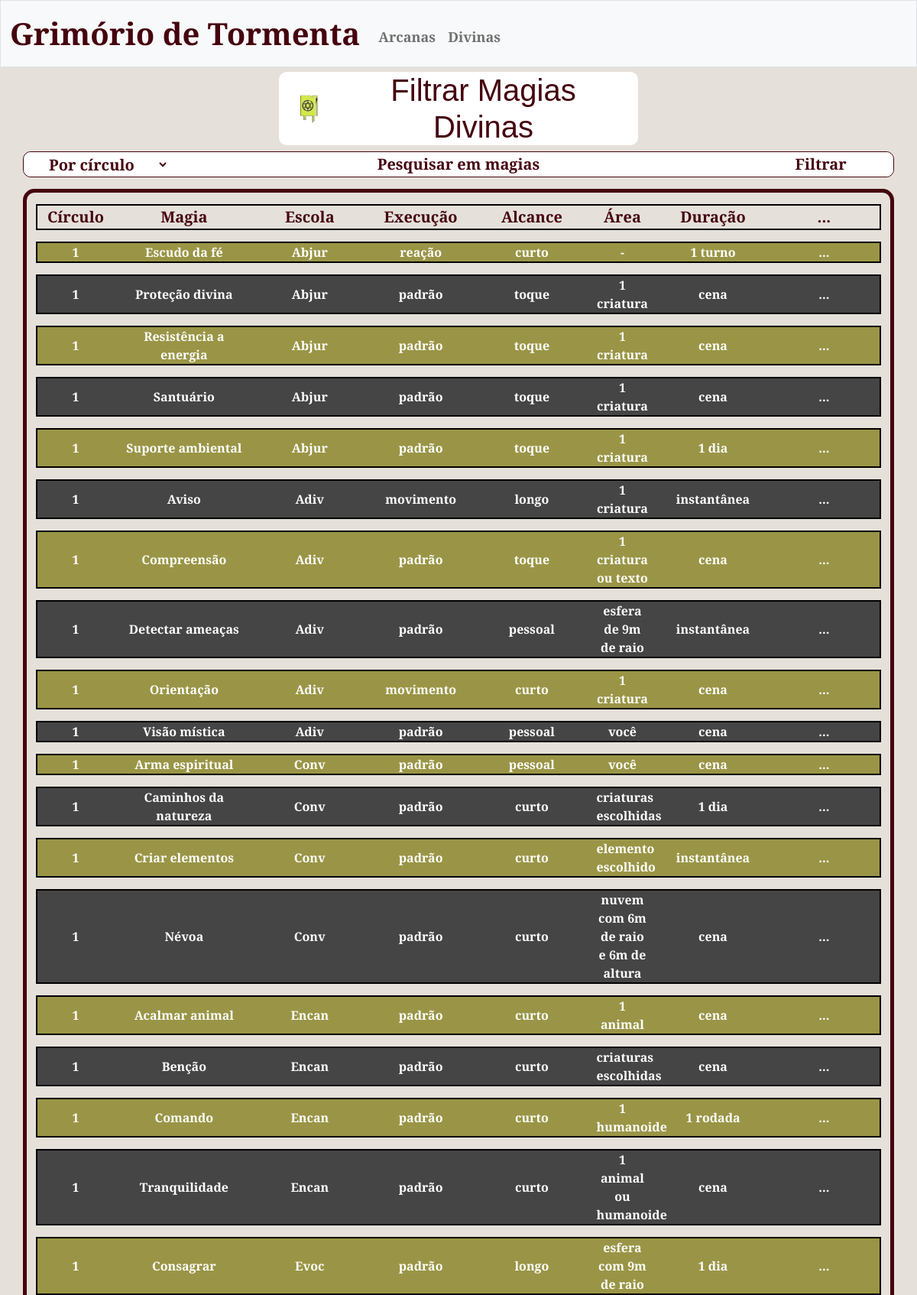
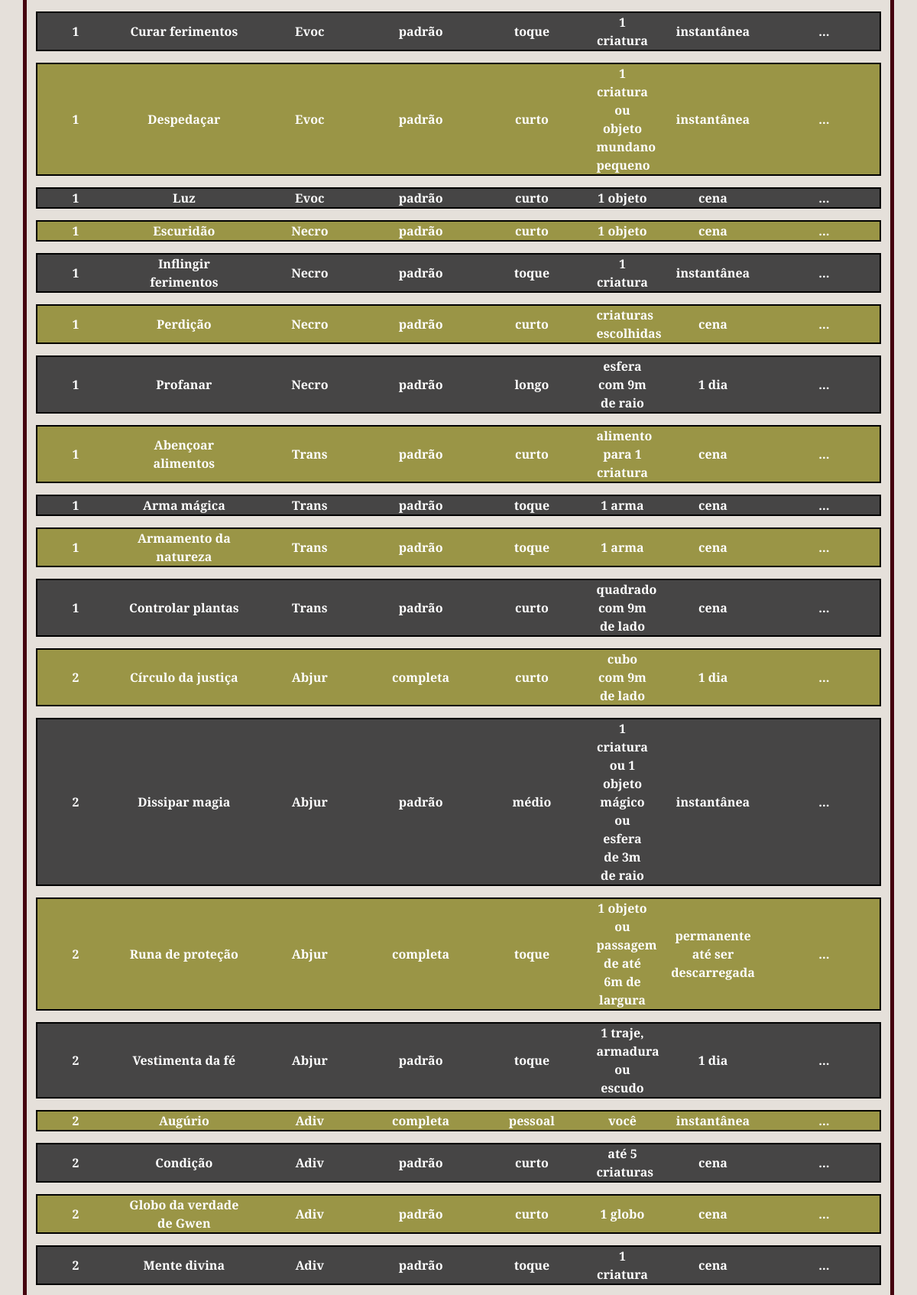
The page /divina (upper part) on the database its author committed (2 pictures, top to bottom).
### tables this page shows
CREATE TABLE ddesc (
ddesc_id INTEGER,
fdesc TEXT NOT NULL,
FOREIGN KEY (ddesc_id) REFERENCES divine(id));

CREATE TABLE divine (
id INTEGER PRIMARY KEY AUTOINCREMENT NOT NULL, 
dspell TEXT NOT NULL,
exec TEXT NOT NULL,
range TEXT NOT NULL,
area TEXT NOT NULL,
dura TEXT NOT NULL, 
dschool TEXT NOT NULL, 
dcircle INTEGER NOT NULL,
ddesc TEXT NOT NULL);

### app.py (the view, shortened to what this page needs)
@app.route("/divina", methods=["GET", "POST"])
def divine():
    dmagias = db.execute(
        "SELECT * FROM divine JOIN ddesc ON ddesc.ddesc_id = divine.id")
    return render_template("divina.html", dmagias=dmagias)

### app.py (called while the page is built)
@app.after_request
def after_request(response):
    response.headers["Cache-Control"] = "no-cache, no-store, must-revalidate"
    response.headers["Expires"] = 0
    response.headers["Pragma"] = "no-cache"
    return response

### templates/divina.html (shortened to what this page needs)
{% extends "layout.html" %}
{% block main %}
<div class="container mybg mb-2">
    <div class="row justify-content-center align-items-center imgfltr resizemain">
        <img src="/static/holybook.png" alt="a spellbook" class="col-md-2" style="min-width: 65px; width:13%;">
        <span class="display-6 col-md-10 colorbr" style="min-width: 163px">Filtrar Magias Divinas</span>
    </div>
</div>
<form action="/divina" method="post" class="mybgd container">
    <div class="row justify-content-between">
        <select aria-label="Default select" class="col-md-2 mybtn text-center colorbr" id="filter" name="filter">
            <optgroup label="Por círculo">
                <option value="" disabled selected hidden>Por círculo</option>
            </optgroup>
        </select>
        <input autocomplete="off" autofocus="" class="col-md-7 mybgf mybtn1" name="sname"
            placeholder="Pesquisar em magias" type="text">
        <button class="col-md-2 mybtn colorbr" type="submit" id="liveAlertBtn">Filtrar</button>
    </div>
</form>
<div class="container mytable" id="cont">
    <div class="row mytabler justify-content-around rowstyletop align-items-center">
        <div class="col prio1 colstyle">Círculo</div>
        <div class="col-2 prio2 colstyle">Magia</div>
        <div class="col prio3 colstyle">Escola</div>
        <div class="col prio4 colstyle">Execução</div>
        <div class="col prio5 colstyle">Alcance</div>
        <div class="col-1 prio6 colstyle">Área</div>
        <div class="col prio7 colstyle">Duração</div>
        <div class="col prio9 colstyle">...</div>
    </div>
    {% for row in dmagias %}
    <div class="row mytabler justify-content-around rowstyled align-items-center" data-bs-toggle="collapse"
        data-bs-target="#spell{{ loop.index }}" role="button">
        <div class="col prio1 colstyle">{{ row.dcircle }}</div>
        <div class="col-2 prio2 prio2s colstyle">{{ row.dspell }}</div>
        <div class="col prio3 colstyle">{{ row.dschool }}</div>
        <div class="col prio4 colstyle">{{ row.exec }}</div>
        <div class="col prio5 colstyle">{{ row.range }}</div>
        <div class="col-1 prio6 colstyle">{{ row.area }}</div>
        <div class="col prio7">{{ row.dura }}</div>
        <div class="col prio9 colstyle">...</div>
    </div>
    {% endfor %}
</div>
{% endblock %}

### templates/layout.html (shortened to what this page needs)
<!DOCTYPE html>
<html lang="pt">
<head>
    <link href="https://cdn.jsdelivr.net/npm/bootstrap@5.1.3/dist/css/bootstrap.min.css"
 rel="stylesheet">
    <link href="/static/styles.css" rel="stylesheet">
</head>
<body>
    <nav class="bg-light border navbar navbar-expand-md navbar-light fixed-top" style="min-width: 266px">
        <div class="container-fluid justify-content-center">
            <a class="navbar-brand" href="/"><span class="tormfont flex-sm-row text-center">Grimório de
                    Tormenta</span></a>
            <div class="collapse navbar-collapse" id="navbar">
                <ul class="navbar-nav me-auto mt-2">
                    <li class="nav-item"><a class="nav-link myli" href="/arcana">Arcanas</a></li>
                    <li class="nav-item"><a class="nav-link myli" href="/divina">Divinas</a></li>
                </ul>
            </div>
        </div>
    </nav>
    <main class="container-fluid pt-4 text-center mainw">
        {% block main %}{% endblock %}
    </main>
</body>
</html>

### static/styles.css (style rules this page uses)
nav .navbar-brand { font-size: xx-large; }
body { background-color: #e5e0da; }
.tormfont { font-family: "Cormorant sc", sans-serif; font-weight: 700; font-size: 30pt; color: #45020f; }
.mybg { background-color: #ffffff; border-radius: 10px; box-sizing: border-box; max-width: 40%; font-family: "Cormorant sc", sans-serif; color: #c62b30; min-width: 250px; }
.myli { font-family: Cinzel, sans-serif; font-weight: 700; font-size: 18px; }
.mybgf { background-color: #ffffff; border-radius: 10px; font-family: "Cormorant sc", sans-serif; font-weight: 700; font-size: 20px; color: #c62b30; min-width: 180px; }
.mybgd { background-color: #ffffff; border: 1px solid #45020f; border-radius: 10px; min-width: 320px; }
.mybtn { background-color: #ffffff; border-radius: 10px; font-family: "Cormorant sc", sans-serif; font-weight: 700; font-size: 20px; color: #c62b30; border: none; }
.mybtn1 { border: none; }
.mybtn1::placeholder { color: #45020f; text-align: center; }
#filter { min-width: 160px; }
.mytable { border: 5px solid black; margin: auto; border-radius: 15px; font-family: Cinzel, sans-serif; font-weight: 700; font-size: 14px; margin-top: 15px; margin-bottom: 15px; min-width: 250px; overflow: hidden; }
.mytabler { border: 2px solid black; margin: auto; font-family: Cinzel, sans-serif; font-weight: 700; font-size: 16px; margin-top: 15px; margin-bottom: 15px; min-width: 250px; overflow: hidden; }
.rowstyled:nth-of-type(even) { background-color: #878322CC; color: white; }
.rowstyled:nth-of-type(odd) { background-color: #1f1f21CC; color: white; }
.mainw { margin-top: 70px; min-width: 320px; }
#cont { border-color: #45020f; }
.rowstyletop { font-size: 20px; color: #45020f; }
.colorbr { color: #45020f; }
.colorbr::placeholder { color: #45020f; }
.prio1 { max-width: 70px; }
.prio2 { min-width: 130px; }
.prio9 { display: none; }
@media screen and (max-width: 1200px) { .prio9 { display: initial; } }
@media screen and (max-width: 1200px) { .prio1 { min-width: 100px; } }

### rows shown on the page
ddesc: dcircle "1", dspell "Escudo da fé", dschool "Abjur", exec "reação", range "curto", area "-", dura "1 turno"
ddesc: dcircle "1", dspell "Proteção divina", dschool "Abjur", exec "padrão", range "toque", area "1 criatura", dura "cena"
ddesc: dcircle "1", dspell "Resistência a energia", dschool "Abjur", exec "padrão", range "toque", area "1 criatura", dura "cena"
ddesc: dcircle "1", dspell "Santuário", dschool "Abjur", exec "padrão", range "toque", area "1 criatura", dura "cena"
ddesc: dcircle "1", dspell "Suporte ambiental", dschool "Abjur", exec "padrão", range "toque", area "1 criatura", dura "1 dia"
ddesc: dcircle "1", dspell "Aviso", dschool "Adiv", exec "movimento", range "longo", area "1 criatura", dura "instantânea"
ddesc: dcircle "1", dspell "Compreensão", dschool "Adiv", exec "padrão", range "toque", area "1 criatura ou texto", dura "cena"
ddesc: dcircle "1", dspell "Detectar ameaças", dschool "Adiv", exec "padrão", range "pessoal", area "esfera de 9m de raio", dura "instantânea"
ddesc: dcircle "1", dspell "Orientação", dschool "Adiv", exec "movimento", range "curto", area "1 criatura", dura "cena"
ddesc: dcircle "1", dspell "Visão mística", dschool "Adiv", exec "padrão", range "pessoal", area "você", dura "cena"
ddesc: dcircle "1", dspell "Arma espiritual", dschool "Conv", exec "padrão", range "pessoal", area "você", dura "cena"
ddesc: dcircle "1", dspell "Caminhos da natureza", dschool "Conv", exec "padrão", range "curto", area "criaturas escolhidas", dura "1 dia"
ddesc: dcircle "1", dspell "Criar elementos", dschool "Conv", exec "padrão", range "curto", area "elemento escolhido", dura "instantânea"
ddesc: dcircle "1", dspell "Névoa", dschool "Conv", exec "padrão", range "curto", area "nuvem com 6m de raio e 6m de altura", dura "cena"
ddesc: dcircle "1", dspell "Acalmar animal", dschool "Encan", exec "padrão", range "curto", area "1 animal", dura "cena"
ddesc: dcircle "1", dspell "Benção", dschool "Encan", exec "padrão", range "curto", area "criaturas escolhidas", dura "cena"
ddesc: dcircle "1", dspell "Comando", dschool "Encan", exec "padrão", range "curto", area "1 humanoide", dura "1 rodada"
ddesc: dcircle "1", dspell "Tranquilidade", dschool "Encan", exec "padrão", range "curto", area "1 animal ou humanoide", dura "cena"
ddesc: dcircle "1", dspell "Consagrar", dschool "Evoc", exec "padrão", range "longo", area "esfera com 9m de raio", dura "1 dia"
ddesc: dcircle "1", dspell "Curar ferimentos", dschool "Evoc", exec "padrão", range "toque", area "1 criatura", dura "instantânea"
ddesc: dcircle "1", dspell "Despedaçar", dschool "Evoc", exec "padrão", range "curto", area "1 criatura ou objeto mundano pequeno", dura "instantânea"
ddesc: dcircle "1", dspell "Luz", dschool "Evoc", exec "padrão", range "curto", area "1 objeto", dura "cena"
ddesc: dcircle "1", dspell "Escuridão", dschool "Necro", exec "padrão", range "curto", area "1 objeto", dura "cena"
ddesc: dcircle "1", dspell "Inflingir ferimentos", dschool "Necro", exec "padrão", range "toque", area "1 criatura", dura "instantânea"
ddesc: dcircle "1", dspell "Perdição", dschool "Necro", exec "padrão", range "curto", area "criaturas escolhidas", dura "cena"
ddesc: dcircle "1", dspell "Profanar", dschool "Necro", exec "padrão", range "longo", area "esfera com 9m de raio", dura "1 dia"
ddesc: dcircle "1", dspell "Abençoar alimentos", dschool "Trans", exec "padrão", range "curto", area "alimento para 1 criatura", dura "cena"
ddesc: dcircle "1", dspell "Arma mágica", dschool "Trans", exec "padrão", range "toque", area "1 arma", dura "cena"
ddesc: dcircle "1", dspell "Armamento da natureza", dschool "Trans", exec "padrão", range "toque", area "1 arma", dura "cena"
ddesc: dcircle "1", dspell "Controlar plantas", dschool "Trans", exec "padrão", range "curto", area "quadrado com 9m de lado", dura "cena"
ddesc: dcircle "2", dspell "Círculo da justiça", dschool "Abjur", exec "completa", range "curto", area "cubo com 9m de lado", dura "1 dia"
ddesc: dcircle "2", dspell "Dissipar magia", dschool "Abjur", exec "padrão", range "médio", area "1 criatura ou 1 objeto mágico ou esfera de 3m de raio", dura "instantânea"
ddesc: dcircle "2", dspell "Runa de proteção", dschool "Abjur", exec "completa", range "toque", area "1 objeto ou passagem de até 6m de largura", dura "permanente até ser descarregada"
ddesc: dcircle "2", dspell "Vestimenta da fé", dschool "Abjur", exec "padrão", range "toque", area "1 traje, armadura ou escudo", dura "1 dia"
ddesc: dcircle "2", dspell "Augúrio", dschool "Adiv", exec "completa", range "pessoal", area "você", dura "instantânea"
ddesc: dcircle "2", dspell "Condição", dschool "Adiv", exec "padrão", range "curto", area "até 5 criaturas", dura "cena"
ddesc: dcircle "2", dspell "Globo da verdade de Gwen", dschool "Adiv", exec "padrão", range "curto", area "1 globo", dura "cena"
ddesc: dcircle "2", dspell "Mente divina", dschool "Adiv", exec "padrão", range "toque", area "1 criatura", dura "cena"
